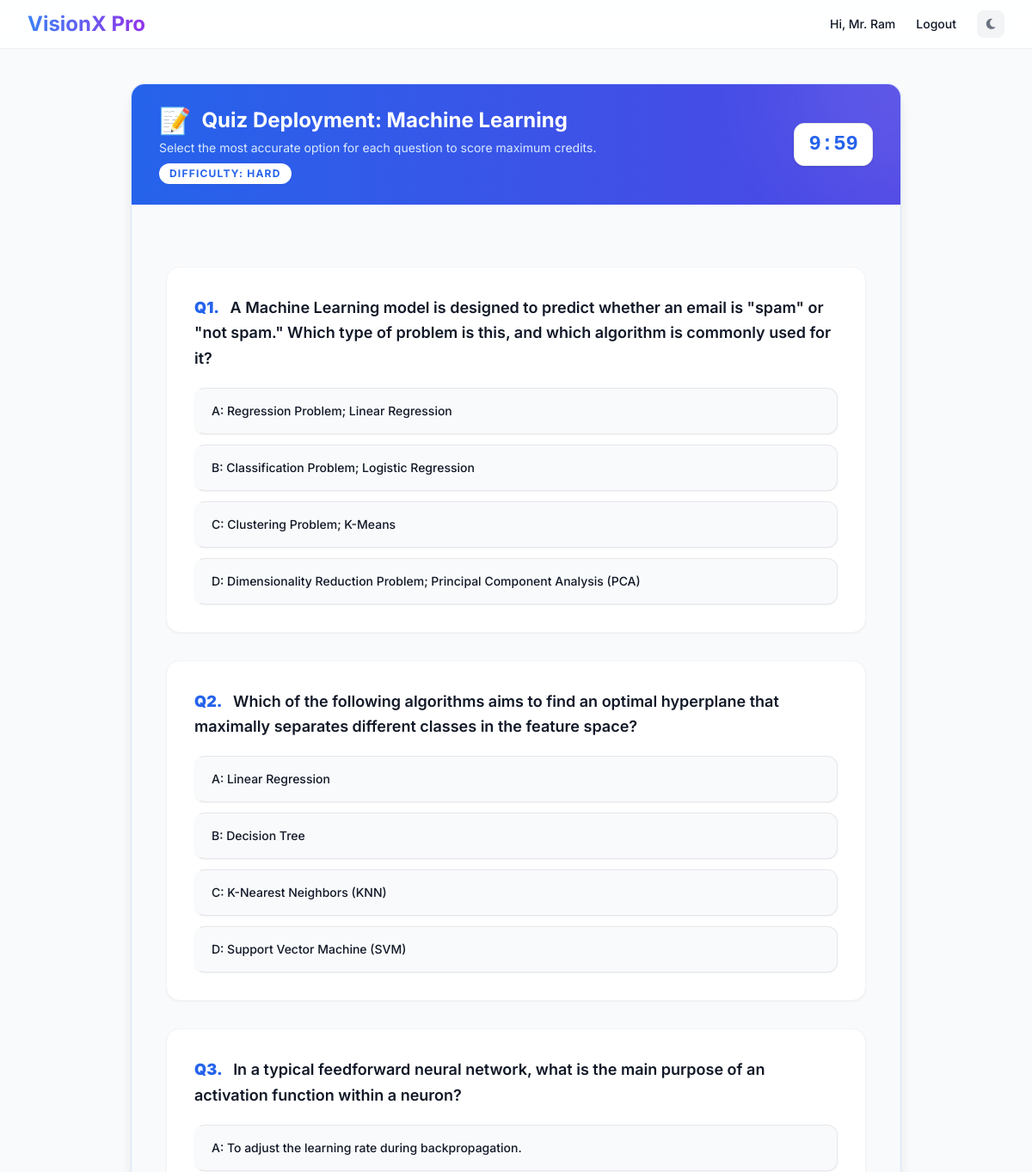
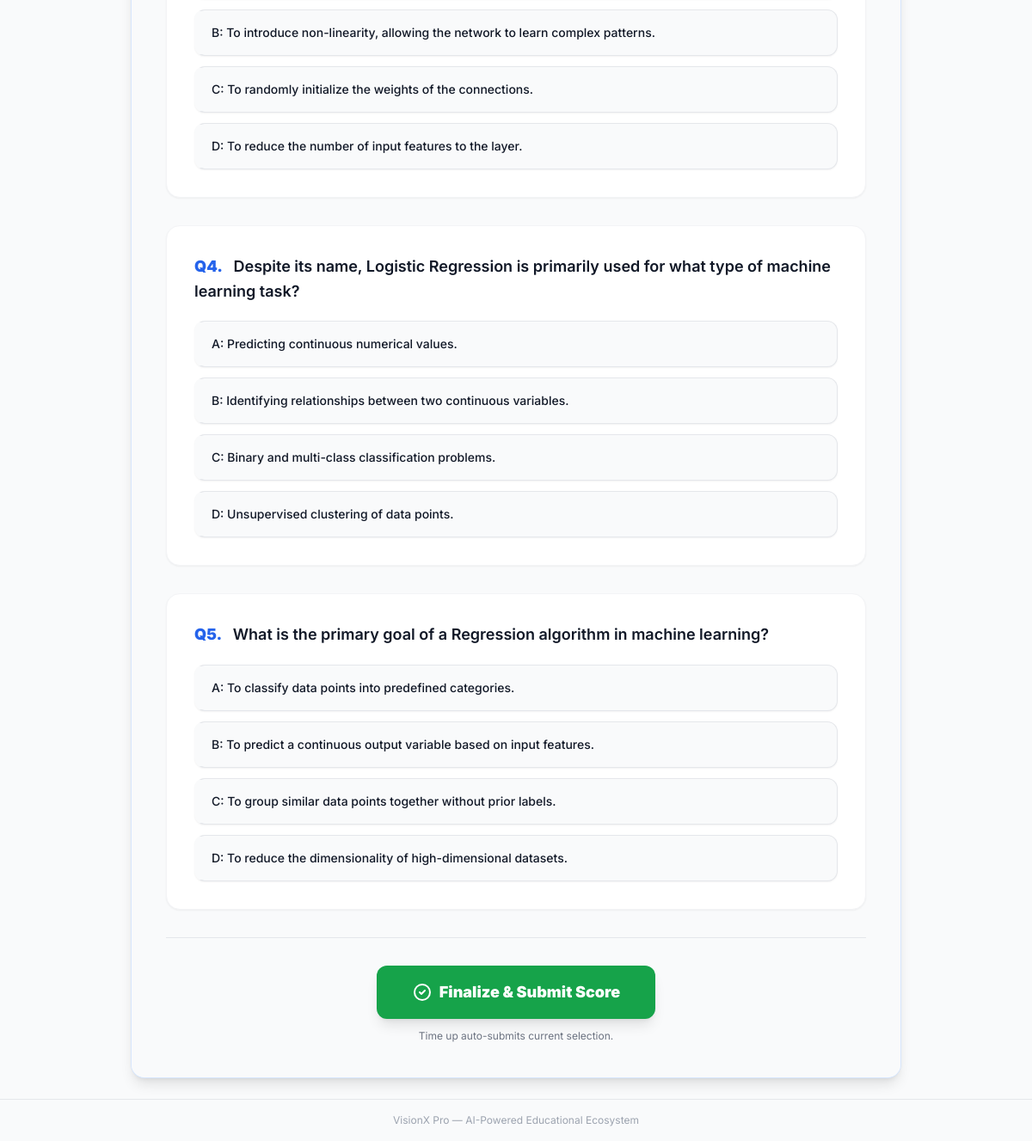
Screenshot of /student/take_test/1 (signed in) with the database file from the repository (2 pictures, top to bottom).
### models.py (models this page shows)
class User(db.Model, UserMixin):
    id = db.Column(db.Integer, primary_key=True)
    username = db.Column(db.String(50), nullable=False)
    email = db.Column(db.String(100), unique=True, nullable=False)
    password_hash = db.Column(db.String(200), nullable=False)
    role = db.Column(db.String(20), nullable=False)
    department_id = db.Column(db.Integer, db.ForeignKey('department.id'), nullable=True)
    class_id = db.Column(db.Integer, db.ForeignKey('class.id'), nullable=True)
    assigned_class = db.relationship('Class', back_populates='students')
    credits = db.Column(db.Integer, default=0)
    attendance_percentage = db.Column(db.Float, default=0.0)

class Subject(db.Model):
    id = db.Column(db.Integer, primary_key=True)
    name = db.Column(db.String(100), nullable=False)
    materials = db.relationship('StudyMaterial', backref='subject', lazy=True)

class QuestionBank(db.Model):
    id = db.Column(db.Integer, primary_key=True)
    subject_id = db.Column(db.Integer, db.ForeignKey('subject.id'))
    session_id = db.Column(db.Integer, db.ForeignKey('test_session.id'), nullable=True)
    question_text = db.Column(db.Text, nullable=False)
    options = db.Column(db.JSON, nullable=False) # Store as list: ["A", "B", "C", "D"]
    correct_answer = db.Column(db.String(10))
    difficulty = db.Column(db.String(20)) # Easy, Medium, Hard
    is_validated = db.Column(db.Boolean, default=False) # Multi-agent check

### routes/student.py (the view)
@student.route('/student/take_test/<int:subject_id>')
@login_required
def take_test(subject_id):
    session_id_arg = request.args.get('session_id', type=int)
    session = None
    if session_id_arg:
        session = db.session.get(TestSession, session_id_arg)
        if session and session.subject_id != subject_id:
            session = None
    if not session:
        all_active_sessions = TestSession.query.filter(
            (TestSession.subject_id == subject_id) &
            (TestSession.is_active == True) &
            ((TestSession.class_id == current_user.class_id) | (TestSession.assigned_student_id == current_user.id))
        ).all()
        for s in all_active_sessions:
            already_done = QuizAttempt.query.filter_by(
                student_id=current_user.id,
                session_id=s.id
            ).first()
            if not already_done:
                session = s
                break
        if not session and all_active_sessions:
            session = all_active_sessions[0]
    if not session:
        flash("No active test for this subject right now.", "warning")
        return redirect(url_for('student.dashboard'))
    already_done = QuizAttempt.query.filter_by(
        student_id=current_user.id,
        session_id=session.id
    ).first()
    if already_done:
        flash("You have already submitted this test!", "danger")
        return redirect(url_for('student.dashboard'))
    questions = QuestionBank.query.filter_by(session_id=session.id).limit(5).all()
    if not questions:
        questions = QuestionBank.query.filter_by(subject_id=subject_id).order_by(QuestionBank.id.desc()).limit(5).all()
    subject = Subject.query.get_or_404(subject_id)
    return render_template('take_test.html', questions=questions, subject=subject, session_id=session.id)

### app.py (called while the page is built)
@login_manager.user_loader
def load_user(user_id):
    return db.session.get(User, int(user_id))

### templates/take_test.html (shortened to what this page needs)
{% extends "base.html" %}
{% block content %}
<div class="max-w-4xl mx-auto mt-4 px-4 sm:px-0">
    <div class="card rounded-2xl overflow-hidden shadow-lg border border-brand-500/20">
        <div class="bg-gradient-to-r from-brand-600 to-indigo-600 px-8 py-6 flex justify-between items-center relative overflow-hidden">
            <div>
                <h3 class="text-2xl font-bold text-white mb-1 flex items-center">
                    <span class="mr-3 text-3xl hidden sm:block">📝</span> Quiz Deployment: {{ subject.name }}
                </h3>
                <p class="text-brand-100 text-sm">Select the most accurate option for each question to score maximum credits.</p>
                {% if questions %}
                <span class="inline-flex mt-2 items-center px-3 py-1 rounded-full text-xs font-bold bg-white text-brand-600 uppercase tracking-widest shadow-sm">
                    Difficulty: {{ questions[0].difficulty|default('Medium') }}
                </span>
                {% endif %}
            </div>
            <div id="timer" class="relative z-10 font-mono text-2xl font-black bg-white dark:bg-darkbase text-brand-600 dark:text-brand-400 px-4 py-2 rounded-xl shadow border border-brand-200 dark:border-brand-700">
            </div>
        </div>
        <div class="p-6 sm:p-10 bg-gray-50 dark:bg-darkcard">
            <form action="{{ url_for('student.submit_test') }}" method="POST" id="quizForm" class="space-y-8">
                {% for q in questions %}
                <div class="bg-white dark:bg-darkbase rounded-2xl p-6 md:p-8 shadow-sm border border-gray-100 dark:border-gray-700 transition hover:shadow-md">
                    <h5 class="text-lg font-semibold text-gray-900 dark:text-white mb-5 leading-relaxed">
                        <span class="text-brand-600 dark:text-brand-400 font-black mr-2">Q{{ loop.index }}.</span>
                        {{ q.question_text }}
                    </h5>
                    <div class="space-y-3">
                        {% set raw_options = q.options.split('|||') if '|||' in q.options else q.options.split(',') %}
                        {% for opt in raw_options %}
                            {% if opt.strip() %}
                            {% set opt_text = opt.split(':', 1)[1].strip() if ':' in opt else opt.strip() %}
                            <label class="relative flex cursor-pointer rounded-xl border border-gray-200 dark:border-gray-700 bg-gray-50 dark:bg-gray-800/50 p-4 shadow-sm hover:bg-white dark:hover:bg-gray-700 focus:outline-none transition-colors border-l-4 border-l-transparent peer-checked:border-l-brand-500">
                                <span class="flex flex-1">
                                    <span class="flex flex-col">
                                        <span class="block text-sm font-medium text-gray-900 dark:text-gray-100">{{ opt.strip() }}</span>
                                    </span>
                                </span>
                            </label>
                            {% endif %}
                        {% endfor %}
                    </div>
                </div>
                {% endfor %}
                {% if questions %}
                <div class="text-center pt-8 border-t border-gray-200 dark:border-gray-700">
                    <button type="submit" class="inline-flex items-center justify-center px-10 py-4 border border-transparent text-lg font-black rounded-xl text-white bg-green-600 hover:bg-green-500 shadow-lg hover:shadow-green-500/50 transform transition hover:-translate-y-1 w-full md:w-auto">
                        <svg class="w-6 h-6 mr-2" fill="none" stroke="currentColor" viewBox="0 0 24 24"><path stroke-linecap="round" stroke-linejoin="round" stroke-width="2" d="M9 12l2 2 4-4m6 2a9 9 0 11-18 0 9 9 0 0118 0z"></path></svg>
                        Finalize & Submit Score
                    </button>
                    <p class="mt-3 text-xs text-gray-500 dark:text-gray-400">Time up auto-submits current selection.</p>
                </div>
                {% endif %}
            </form>
        </div>
    </div>
</div>
{% endblock %}

### templates/base.html (shortened to what this page needs)
<!DOCTYPE html>
<html lang="en" class="light">
<head>
    <link rel="stylesheet" href="https://cdnjs.cloudflare.com/ajax/libs/font-awesome/6.5.1/css/all.min.css" />
    <script src="https://cdn.tailwindcss.com"></script>
</head>
<body class="bg-gray-50 dark:bg-darkbase text-gray-900 dark:text-gray-100 min-h-screen flex flex-col font-sans">
    <nav class="glass sticky top-0 z-50 transition-colors duration-200">
        <div class="max-w-7xl mx-auto px-4 sm:px-6 lg:px-8">
            <div class="flex justify-between items-center h-14">
                <a href="{% if current_user.is_authenticated %}{% if current_user.role == 'Technical Head' %}{{ url_for('auth.admin_dashboard') }}{% elif current_user.role == 'Teacher' %}{{ url_for('teacher.dashboard') }}{% elif current_user.role == 'Student' %}{{ url_for('student.dashboard') }}{% elif current_user.role == 'HOD' %}{{ url_for('hod_director.dashboard') }}{% elif current_user.role == 'Director' %}{{ url_for('hod_director.director_dashboard') }}{% else %}/{% endif %}{% else %}/{% endif %}" class="text-2xl font-bold bg-clip-text text-transparent bg-gradient-to-r from-brand-500 to-purple-600 hover:scale-105 transition-transform duration-300">
                </a>
                <div class="flex items-center gap-2 sm:gap-3">
                    {% if current_user.is_authenticated %}
                        <span class="text-sm font-medium hidden sm:inline">Hi, {{ current_user.username }}</span>
                        <a href="{{ url_for('auth.logout') }}" class="px-3 py-2 rounded-lg text-sm font-medium hover:bg-gray-200 dark:hover:bg-gray-700 transition duration-200">Logout</a>
                    {% else %}
                        <a href="{{ url_for('auth.login') }}" class="btn-primary text-xs px-4 py-2">Login</a>
                    {% endif %}
                    <button id="themeToggle" class="w-8 h-8 flex items-center justify-center rounded-lg bg-gray-100 hover:bg-gray-200 dark:bg-gray-800 dark:hover:bg-gray-700 transition-colors text-gray-500 dark:text-gray-400">
                        <i class="fa-solid fa-moon text-sm block dark:hidden"></i>
                    </button>
                </div>
            </div>
        </div>
    </nav>
    <main class="flex-grow w-full max-w-7xl mx-auto px-4 sm:px-6 lg:px-8 py-6">
        {% block content %}{% endblock %}
    </main>
    <footer class="border-t border-gray-200 dark:border-gray-800 py-4 mt-auto">
        <p class="text-center text-xs text-gray-400 dark:text-gray-600">VisionX Pro — AI-Powered Educational Ecosystem</p>
    </footer>
</body>
</html>

### templates/base.html (style rules this page uses)
.glass { background: rgba(255, 255, 255, 0.85); backdrop-filter: blur(16px); -webkit-backdrop-filter: blur(16px); border-bottom: 1px solid rgba(0, 0, 0, 0.06); }
.card { background: #fff; border-radius: 1rem; border: 1px solid #e5e7eb; box-shadow: 0 1px 3px rgba(0,0,0,0.04), 0 1px 2px rgba(0,0,0,0.03); overflow: hidden; transition: box-shadow 0.2s ease; }
main { animation: fadeIn 0.25s ease-out; }

### rows the page displays
User: username "Mr. Ram"
Subject: name "Machine Learning"
QuestionBank: difficulty "HARD", question_text "A Machine Learning model is designed to predict whether an email is \"spam\" or \"not spam.\" Which type of problem is this, and which algorithm is commonly used for it?", strip "A: Regression Problem; Linear Regression" "B: Classification Problem; Logistic Regression" "C: Clustering Problem; K-Means" "D: Dimensionality Reduction Problem; Principal Component Analysis (PCA)"
QuestionBank: question_text "Which of the following algorithms aims to find an optimal hyperplane that maximally separates different classes in the feature space?", strip "A: Linear Regression" "B: Decision Tree" "C: K-Nearest Neighbors (KNN)" "D: Support Vector Machine (SVM)"
QuestionBank: question_text "In a typical feedforward neural network, what is the main purpose of an activation function within a neuron?", strip "A: To adjust the learning rate during backpropagation." "B: To introduce non-linearity, allowing the network to learn complex patterns." "C: To randomly initialize the weights of the connections." "D: To reduce the number of input features to the layer."
QuestionBank: question_text "Despite its name, Logistic Regression is primarily used for what type of machine learning task?", strip "A: Predicting continuous numerical values." "B: Identifying relationships between two continuous variables." "C: Binary and multi-class classification problems." "D: Unsupervised clustering of data points."
QuestionBank: question_text "What is the primary goal of a Regression algorithm in machine learning?", strip "A: To classify data points into predefined categories." "B: To predict a continuous output variable based on input features." "C: To group similar data points together without prior labels." "D: To reduce the dimensionality of high-dimensional datasets."
